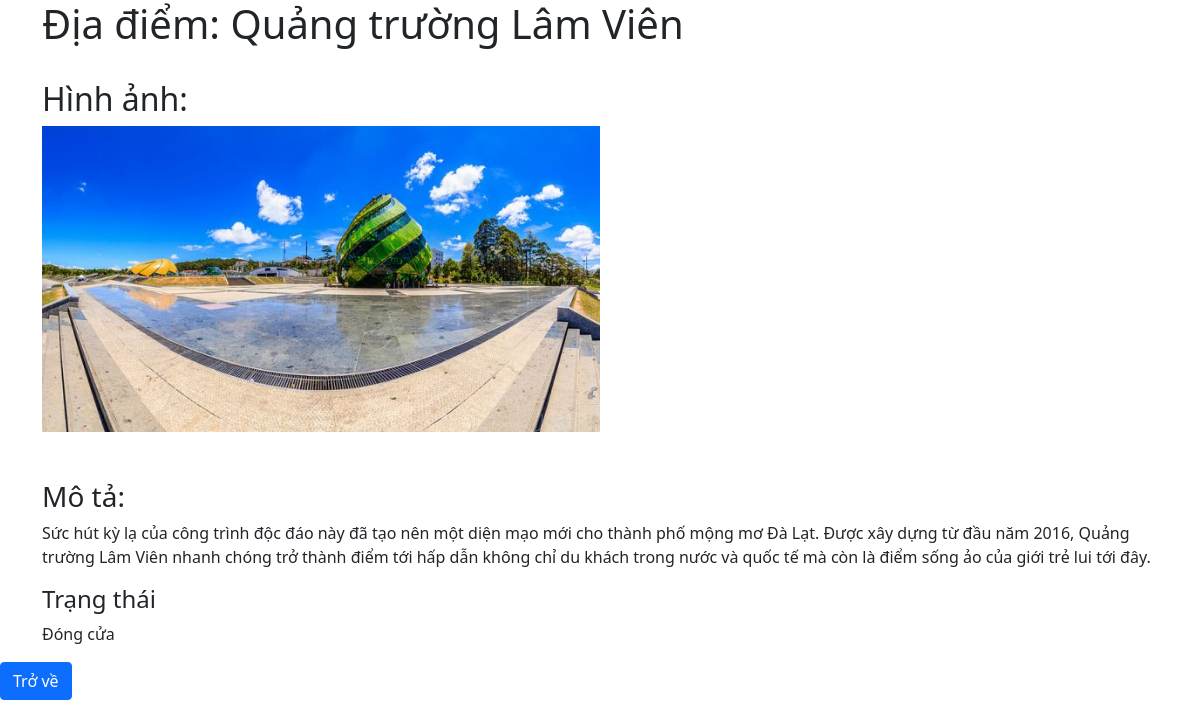
The app's page /detail/7 with its own data.
### myapp/models.py (models this page shows, shortened)
class Post(models.Model):
    title = models.CharField(max_length=500)
    body = models.TextField()
    date = models.DateTimeField(auto_now_add=True)
    image = models.ImageField()
    categories = models.ForeignKey(Categories, null=False, verbose_name=_('Category'),
                                   on_delete=models.CASCADE)

class Categories(models.Model):
    name = models.CharField(max_length=500)
    def __str__(self):
        s = str(self.name)
        return s

### myapp/views.py (the view)
# urls.py: path('detail/<int:pk>', HomeDetailView.as_view(), name="detail"),
class HomeDetailView(DetailView):
    model = Post
    template_name = 'pages/detail.html'

### myapp/templates/pages/detail.html
{% extends "pages/page01.html" %}
{% block content %}
<div class="container">
<h1>Địa điểm: {{object.title}}</h1><br>
<h2>Hình ảnh:</h2>
<img src="{{object.image.url}} " width="50%"><br><br><br>
<h3>Mô tả:</h3>
    <p>{{object.body}}</p>
<h4>Trạng thái</h4>
<p>{{object.categories}}</p>
</div>
<a href="http://127.0.0.1:8000/" class="btn btn-primary">Trở về</a>
{% endblock %}

### myapp/templates/pages/page01.html (shortened to what this page needs)
<!DOCTYPE html>
<html lang="en">
<head>
    {% load static %}
    <link rel="stylesheet" href="{% static 'css/bootstrap.min.css' %}">
    <link rel="stylesheet" href="{% static 'fa/css/all.min.css' %}">
</head>
<body>
{% block content %}
{% endblock %}
</body>
</html>

### records on screen
Post: image (picture), body "Sức hút kỳ lạ của công trình độc đáo này đã tạo nên một diện mạo mới cho thành phố mộng mơ Đà Lạt. Được xây dựng từ đầu năm 2016, Quảng trường Lâm Viên nhanh chóng trở thành điểm tới hấp dẫn không chỉ du khách trong nước và quốc tế mà còn là điểm sống ảo của giới trẻ lui tới đây.", categories "Đóng cửa"
